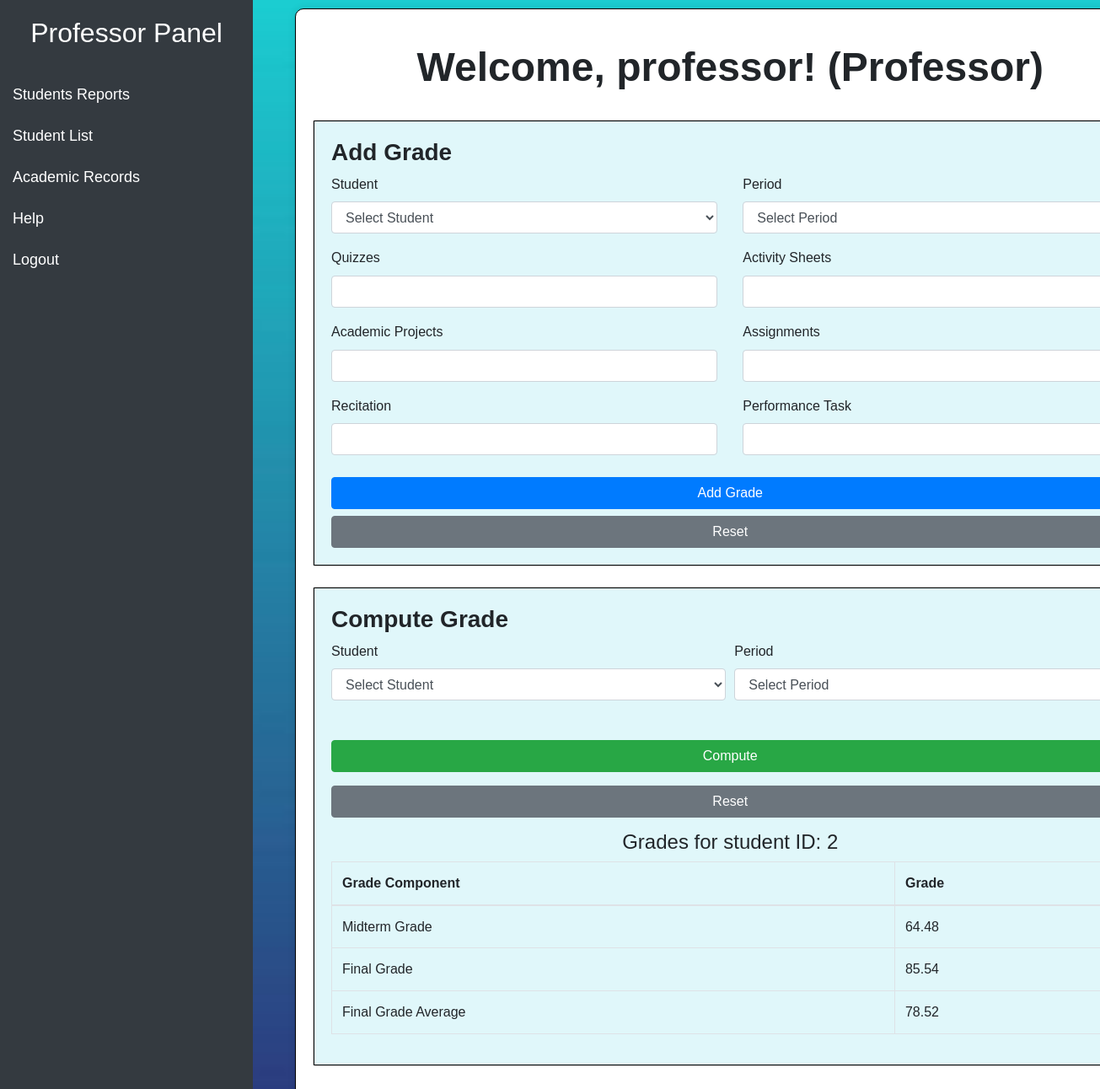
The app's page /professor_dashboard.php?compute_student_id=2 (signed in), older data.
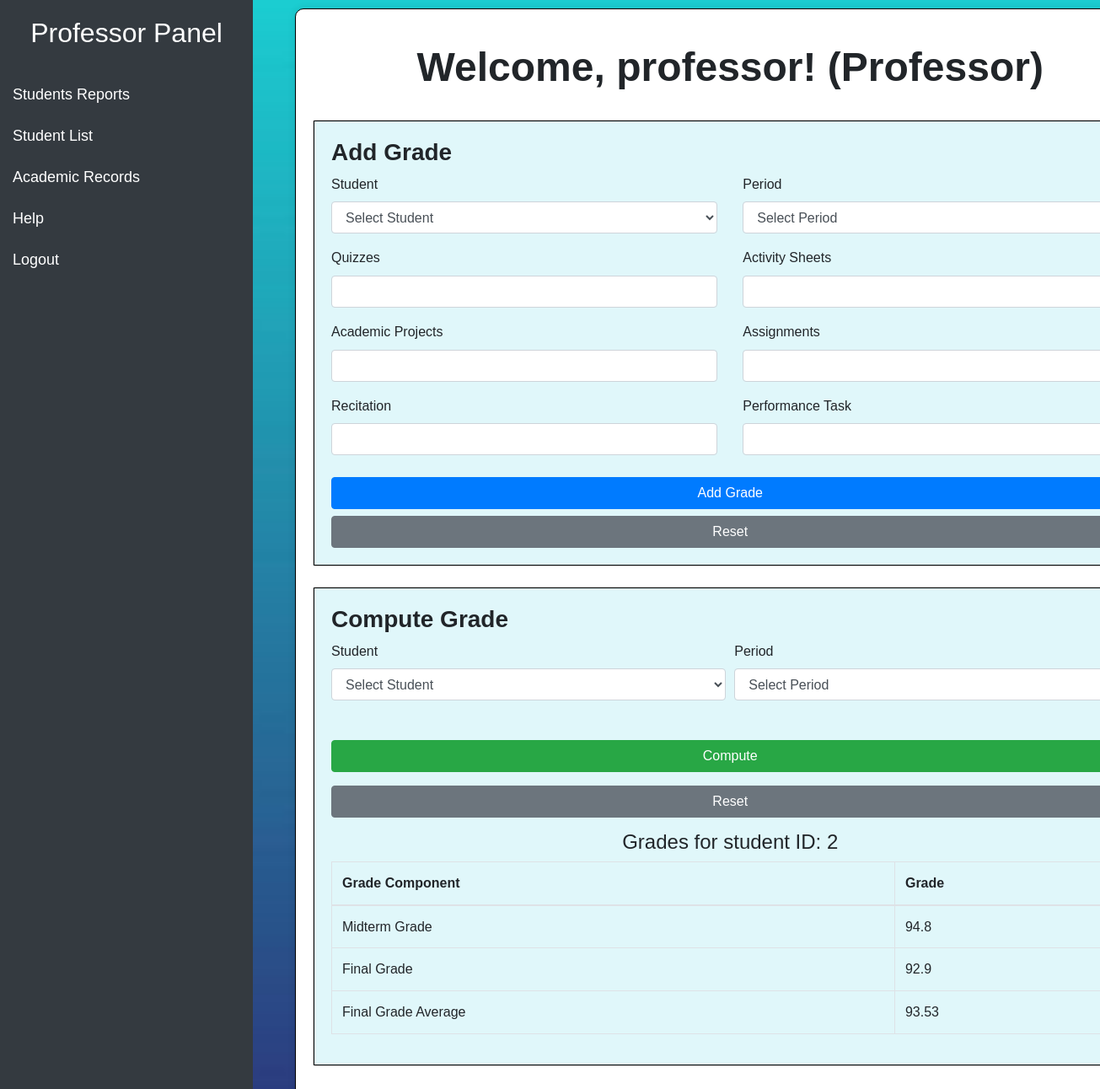
The same page, newer data.
### tables this page shows
CREATE TABLE `grades` (
  `id` int(11) NOT NULL,
  `student_id` int(11) DEFAULT NULL,
  `course_id` int(11) DEFAULT NULL,
  `period` enum('1','2','3','4','ME','SFE','FE') DEFAULT NULL,
  `quizzes` float DEFAULT NULL,
  `academic_projects` float DEFAULT NULL,
  `recitation` float DEFAULT NULL,
  `performance_task` float DEFAULT NULL,
  `activity_sheets` float DEFAULT NULL,
  `assignments` float DEFAULT NULL,
  `prelim_exam` float DEFAULT NULL,
  `midterm_exam` float DEFAULT NULL,
  `semi_final_exam` float DEFAULT NULL,
  `final_exam` float DEFAULT NULL,
  `exam_score` float DEFAULT NULL,
  `remarks` varchar(20) DEFAULT NULL
);

### professor_dashboard.php (the view, shortened to what this page needs)
<?php
include 'config.php';
function compute_class_standing($student_id) {
    global $conn;
    $sql = "SELECT * FROM grades WHERE student_id=$student_id";
    $result = $conn->query($sql);
    $CS = 0;
    while ($row = $result->fetch_assoc()) {
        $CS += min($row['quizzes'], 99) * 0.05 +
               min($row['academic_projects'], 99) * 0.10 +
               min($row['recitation'], 99) * 0.10 +
               min($row['performance_task'], 99) * 0.20 +
               min($row['activity_sheets'], 99) * 0.20 +
               min($row['assignments'], 99) * 0.10;
    }
    return min($CS, 99);
}
function compute_midterm_grade($student_id) {
    global $conn;
    $CS = compute_class_standing($student_id);
    $sql = "SELECT * FROM grades WHERE student_id=$student_id AND period='ME'";
    $result = $conn->query($sql);
    $ME = 0;
    if ($row = $result->fetch_assoc()) {
        $ME = min($row['midterm_exam'], 99);
    }
    return min(($ME + 4 * $CS) / 5, 99);
}
function compute_tentative_final_grade($student_id) {
    global $conn;
    $CS = compute_class_standing($student_id);
    $sql = "SELECT * FROM grades WHERE student_id=$student_id AND period='SFE'";
    $result = $conn->query($sql);
    $SFE = 0;
    if ($row = $result->fetch_assoc()) {
        $SFE = min($row['semi_final_exam'], 99);
    }
    return min(($SFE + 4 * $CS) / 5, 99);
}
function compute_final_grade($student_id) {
    global $conn;
    $TFG = compute_tentative_final_grade($student_id);
    $sql = "SELECT * FROM grades WHERE student_id=$student_id AND period='FE'";
    $result = $conn->query($sql);
    $FE = 0;
    if ($row = $result->fetch_assoc()) {
        $FE = min($row['final_exam'], 99);
    }
    return min(($TFG + $FE) / 2, 99);
}
function compute_final_grade_average($student_id) {
    $MG = compute_midterm_grade($student_id);
    $FG = compute_final_grade($student_id);
    return min(($MG + 2 * $FG) / 3, 99);
}
?>
<!DOCTYPE html>
<html lang="en">
<head>
    <link rel="stylesheet" href="assets/css/bootstrap.min.css">
</head>
<body>
    <div class="container-fluid">
        <div class="row">
            <div class="col-md-2">
                <div class="sidebar">
                    <h2>Professor Panel</h2>
                    <ul class="nav flex-column">
                        <li class="nav-item"><a class="nav-link" href="report.php">Students Reports</a></li>
                        <li class="nav-item"><a class="nav-link" href="student_list.php">Student List</a></li>
                        <li class="nav-item"><a class="nav-link" href="academic.php">Academic Records</a></li>
						<a href="#" onclick="showHelp()">Help</a>
                        <li class="nav-item"><a class="nav-link" href="logout.php" class="btn btn-danger">Logout</a></li>
                    </ul>
                </div>
            </div>
<div class="container-fluid">
            <div class="col-md-10" id="bold">
                <div class="main-content" id="c">
                <h2 class="center-text">
  Welcome, <?php echo $_SESSION['username']; ?>! (Professor)
</h2>
    <div class="row">
    <div class="col-12 mb-4">
        <div class="card">
            <div class="card-body" id="addstu">
                <h3><b>Add Grade</b></h3>
                <form id="addGradeForm" method="post" action="<?php echo $_SERVER['PHP_SELF']; ?>" onsubmit="return confirm('Are you sure you want to add this grade?');">
                    <div class="row">
                        <div class="col-md-6">
                            <div class="form-group">
                                <label for="student_id">Student</label>
                                <select name="student_id" class="form-control" required aria-label="Student">
                                    <option value="">Select Student</option>
                                </select>
                            </div>
                        </div>
                        <div class="col-md-6">
                            <div class="form-group">
                                <label for="period">Period</label>
                                <select name="period" id="period" class="form-control" required aria-label="Period" onchange="toggleExamFields()">
                                    <option value="">Select Period</option>
                                </select>
                            </div>
                        </div>
                    </div>
                    <div class="row">
                        <div class="col-md-6">
                            <div class="form-group">
                                <label for="quizzes">Quizzes</label>
                                <input type="number" step="0.01" name="quizzes" class="form-control" id="quizzes" required aria-label="Quizzes">
                            </div>
                            <div class="form-group">
                                <label for="academic_projects">Academic Projects</label>
                                <input type="number" step="0.01" name="academic_projects" class="form-control" id="academic_projects" required aria-label="Academic Projects">
                            </div>
                            <div class="form-group">
                                <label for="recitation">Recitation</label>
                                <input type="number" step="0.01" name="recitation" class="form-control" id="recitation" required aria-label="Recitation">
                            </div>
                        </div>
                        <div class="col-md-6">
                            <div class="form-group">
                                <label for="activity_sheets">Activity Sheets</label>
                                <input type="number" step="0.01" name="activity_sheets" class="form-control" id="activity_sheets" required aria-label="Activity Sheets">
                            </div>
                            <div class="form-group">
                                <label for="assignments">Assignments</label>
                                <input type="number" step="0.01" name="assignments" class="form-control" id="assignments" required aria-label="Assignments">
                            </div>
                            <div class="form-group">
                                <label for="performance_task">Performance Task</label>
                                <input type="number" step="0.01" name="performance_task" class="form-control" id="performance_task" required aria-label="Performance Task">
                            </div>
                        </div>
                    </div>
                    <input type="submit" value="Add Grade" class="btn btn-primary btn-block">
                    <button type="button" class="btn btn-secondary btn-block" onclick="resetForm('addGradeForm')">Reset</button>
                </form>
            </div>
        </div>
    </div>
    <div class="col-12 mb-4">
        <div class="card">
            <div class="card-body" id="addstu">
                <h3><b>Compute Grade</b></h3>
                <form id="computeGradeForm" method="get" action="<?php echo $_SERVER['PHP_SELF']; ?>">
                    <div class="form-row">
                        <div class="form-group col-md-6">
                            <label for="compute_student_id">Student</label>
                            <select name="compute_student_id" class="form-control" aria-label="Compute Student" required>
                                <option value="">Select Student</option>
                            </select>
                        </div>
                        <div class="form-group col-md-6">
                            <label for="period">Period</label>
                            <select name="period" id="period" class="form-control" aria-label="Period" onchange="toggleExamFields()" required>
                                <option value="">Select Period</option>
                            </select>
                        </div>
                    </div>
                    <input type="submit" value="Compute" class="btn btn-success btn-block mt-3">
                    <button type="button" class="btn btn-secondary btn-block mt-3" onclick="resetForm('computeGradeForm')">Reset</button>
                </form>
                <?php
                if (isset($_GET['compute_student_id'])) {
                    $student_id = $_GET['compute_student_id'];
                    echo "<h4>Grades for student ID: $student_id</h4>";
                    echo "<table class='table table-bordered'>
                            <thead>
                                <tr>
                                    <th>Grade Component</th>
                                    <th>Grade</th>
                                </tr>
                            </thead>
                            <tbody>
                                <tr>
                                    <td>Midterm Grade</td>
                                    <td>" . round(compute_midterm_grade($student_id), 2) . "</td>
                                </tr>
                                <tr>
                                    <td>Final Grade</td>
                                    <td>" . round(compute_final_grade($student_id), 2) . "</td>
                                </tr>
                                <tr>
                                    <td>Final Grade Average</td>
                                    <td>" . round(compute_final_grade_average($student_id), 2) . "</td>
                                </tr>
                            </tbody>
                          </table>";
                }
                ?>
            </div>
        </div>
    </div>
</div>

### professor_dashboard.php (style rules this page uses)
#c { font-family: Arial; font-weight: ; margin-top: 10px; margin-bottom:10px; }
body { background-image:url("bg.jpg"); background-size:cover; font-family: Arial, sans-serif; line-height: 1.6; }
.sidebar { height: 100%; width: 300px; position: fixed; z-index: 1; top: 0; left: 0; background-color: #343a40; overflow-x: hidden; padding-top: 20px; transition: 0.3s; color: #fff; }
.sidebar h2 { text-align: center; margin-bottom: 30px; }
.sidebar a { padding: 10px 15px; text-decoration: none; font-size: 18px; color: #fff; display: block; transition: 0.3s; }
.main-content { margin-left: 320px; padding: 20px; background-color:white; border-radius: 10px; margin-top: 20px; box-shadow: 0 0 10px rgba(0, 0, 0, 0.1); width:100%; border: 1px solid black; }
.form-control { margin-bottom: 15px; }
.btn-primary, .btn-danger, .btn-success, .btn-reset { margin-top: 10px; }
.center-text { text-align: center; margin-top: 20px; font-size: 3rem; font-weight: bold; }
#addstu { background-color:#E0F7FA; border: 1px solid black; }
h4 { margin-top:15px; text-align: center; }

Row changes from the older to the newer data that the page shows:
added grades: midterm_exam "94.8"
Text that changed along with them:
compute_final_grade($student_id): "85.54" → "92.9"
compute_final_grade_average($student_id): "78.52" → "93.53"
compute_midterm_grade($student_id): "64.48" → (not shown)
